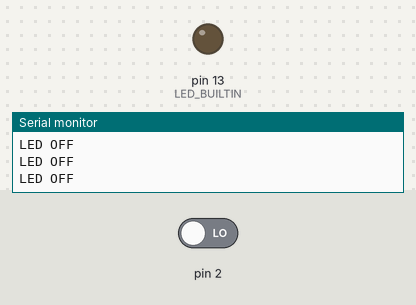
The sketch below on a simulated Arduino Uno, built with avr-gcc and run on an emulated ATmega328P. On the bench: output pins drawn as LEDs (lit = HIGH), the last lines printed to the serial monitor. Inputs (shaded band) come from the test bench; at power-on: pin 2 LOW.

Above: at 1.2 s.
1.3 s: pin 2 driven HIGH
At 2.6 s:
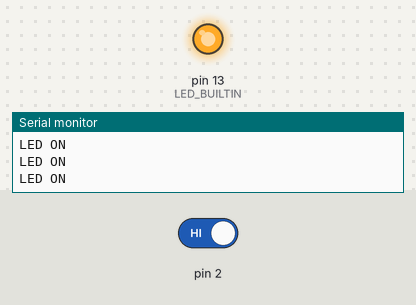
2.9 s: pin 2 driven LOW
At 4.1 s:
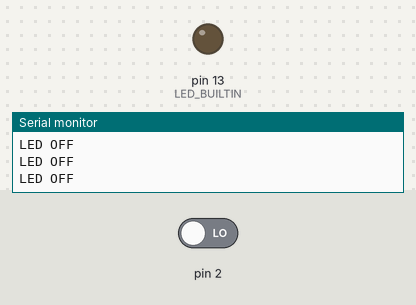
Timing chart, 0 to 5.9 s (numbered marks = the images above; inputs shaded):
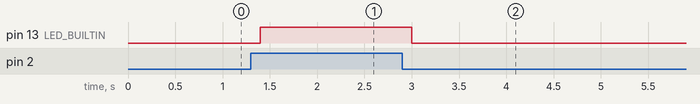

The sketch:

Bakery.ino
```cpp
// C++ code
//
void setup()
{ pinMode(LED_BUILTIN, OUTPUT);
  pinMode(2, INPUT);
  Serial.begin(9600);}

void loop()
{ //digitalWrite(LED_BUILTIN, HIGH);
  //delay(1000); // Wait for 1000 millisecond(s)
  //digitalWrite(LED_BUILTIN, LOW);
  //delay(1000); // Wait for 1000 millisecond(s)
  if (digitalRead(2) == 1)
  { digitalWrite(LED_BUILTIN, HIGH);
  Serial.println("LED ON"); }
  else
  { digitalWrite(LED_BUILTIN, LOW);
   Serial.println("LED OFF"); }

  delay(200); }
```

Measured:
- after the input at 1.3 s, pin 13 (LED_BUILTIN): LOW → HIGH after 0.10 s
- after the input at 2.9 s, pin 13 (LED_BUILTIN): HIGH → LOW after 0.10 s
